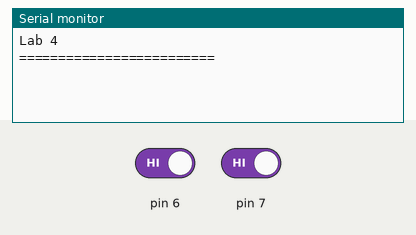
A sketch run on a simulated Arduino Uno, built with avr-gcc and run on an emulated ATmega328P. Shown: the last lines printed to the serial monitor. The inputs (shaded band) are chosen by the test bench; at power-on: pin 6 HIGH, pin 7 HIGH. EEPROM starts erased.

Above: at 1.2 s.
1.3 s: pin 6 driven LOW
At 1.76 s:
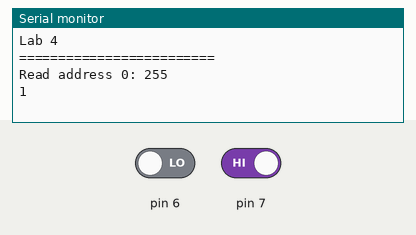
3.1 s: pin 7 driven LOW
At 3.36 s:
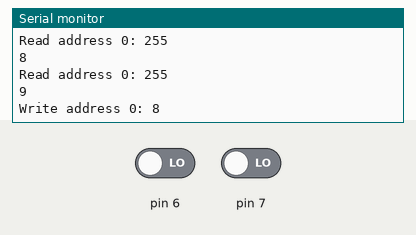
4.9 s: pin 6 driven HIGH
At 5.37 s:
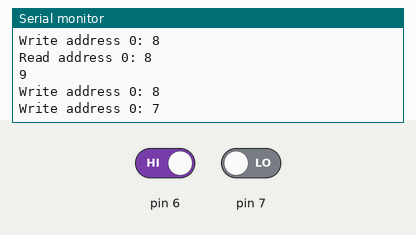
Timing chart, 0 to 7.9 s (numbered marks = the images above; inputs shaded):
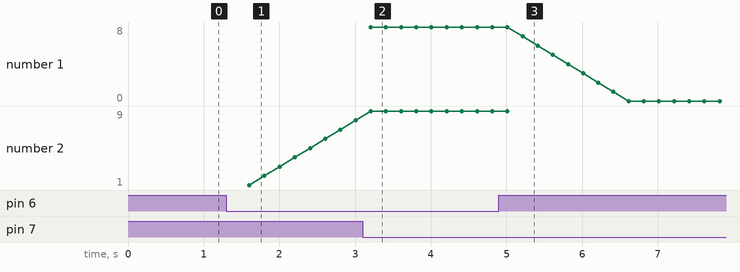

The sketch:

Lab_4_Cheak-Serial.ino
```cpp
#include<EEPROM.h>

unsigned int addr = 0; //Define eeprom address is 0x00H
int mem_val;//stere value from memory address
int countsw = 0;
void setup() {
  Serial.begin(115200);//(115200,8,N,1)Baud rate , data bits , Parity bit , stop bit
  Serial.println("Lab 4");
  Serial.println("=========================");
  pinMode(6, INPUT);
  pinMode(7, INPUT);

}

void loop() {
  byte r = digitalRead(6);//Read
  delay(100);//debounce
  byte w = digitalRead(7);//Write
  delay(100);//debounce

  if (r == 0) {
    countsw = countsw + 1;
    Serial.print("Read address ");
    mem_val = EEPROM.read(addr);
    Serial.print(addr);
    Serial.print(": ");
    Serial.println(mem_val);
    Serial.println(countsw);
  }
  if (w == 0) {
    if (countsw > 0){
       countsw = countsw - 1;
    }
    Serial.print("Write ");
    EEPROM.write(addr, countsw);
    //EEPROM.commit(); //for esp32
    Serial.print("address ");
    Serial.print(addr);
    Serial.print(": ");
    Serial.println(countsw);
  }

}
```

Measured:
- after the input at 1.3 s, the serial monitor: prints a new line after 0.30 s (image 1)
- after the input at 3.1 s, the serial monitor: prints a new line after 0.11 s (image 2)
- after the input at 4.9 s, the serial monitor: prints a new line after 0.31 s (image 3)
